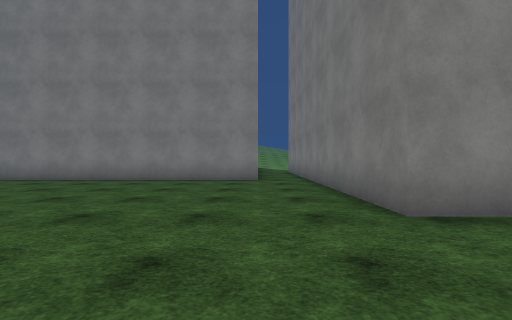
[1] (above)

16 first-person views from a walk through a scene from a Unity 3-D project. The camera is 1.2 m above the floor, looks level and sees 90° across. The floor is counted in squares, 2 m on a side. Each view is taken from the middle of a square. On the plan, view 1 faces up. The plan holds only what a view shows up to about 9 squares ahead; the rest is blank. The place goes on beyond the plan. Surface patterns are stand-ins for the level's own textures.

[2]
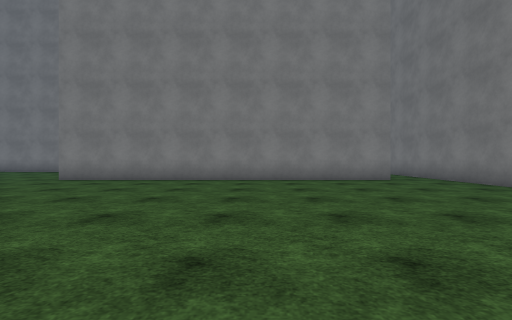

[3]
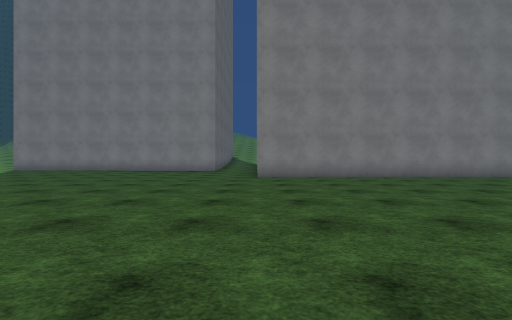

[4]
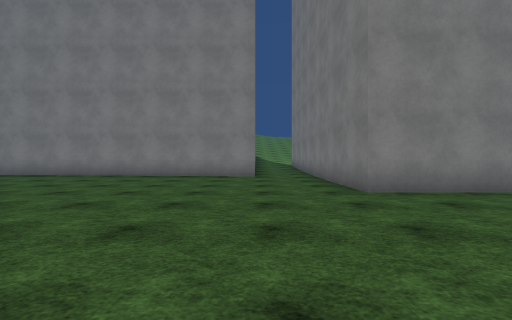

[5]
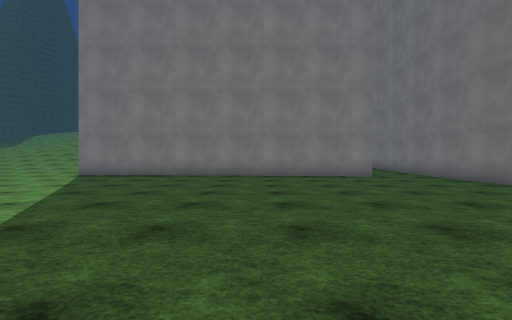

[6]
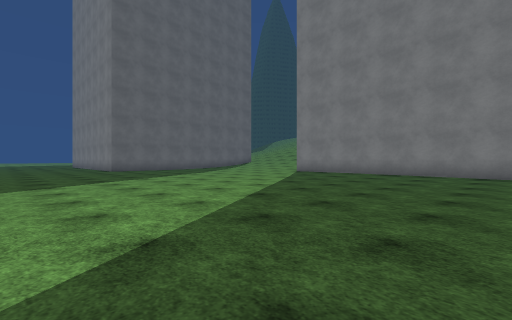

[7]
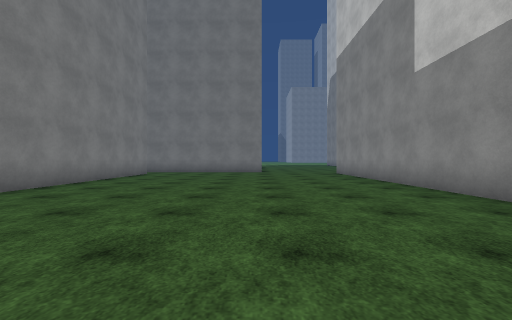

[8]
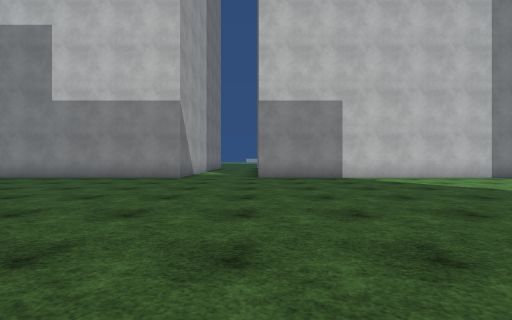

[9]
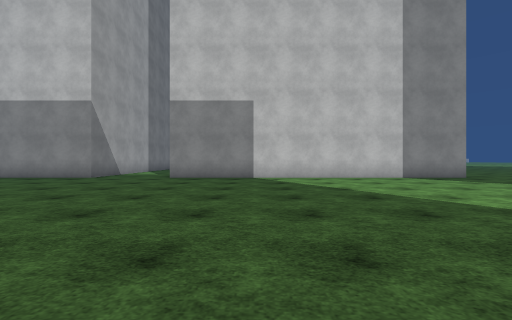

[10]
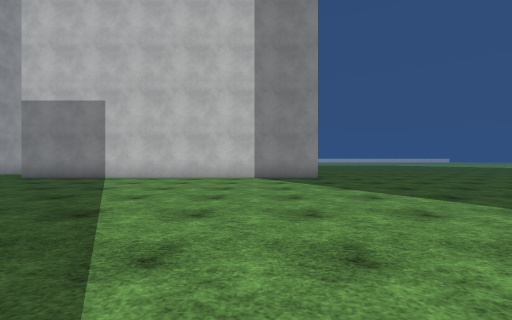

[11]
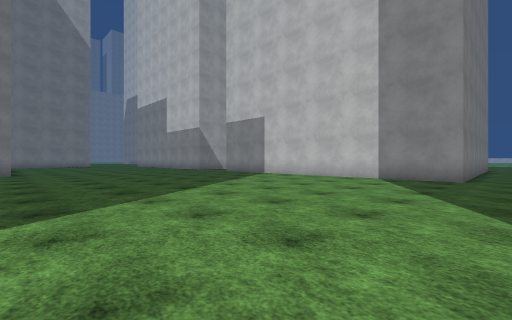

[12]
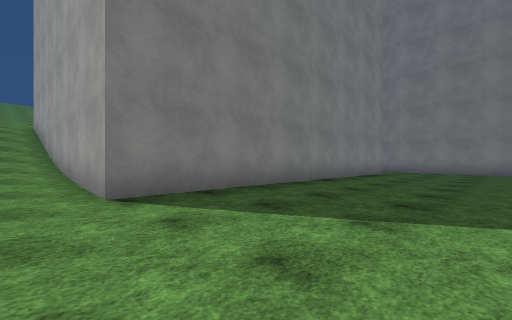

[13]
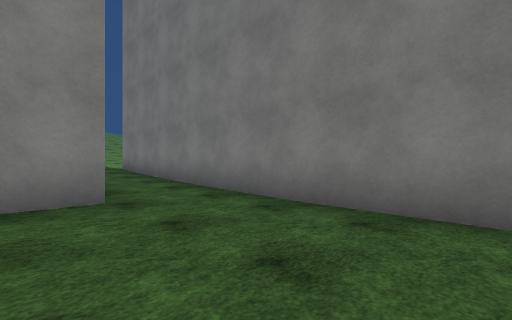

[14]
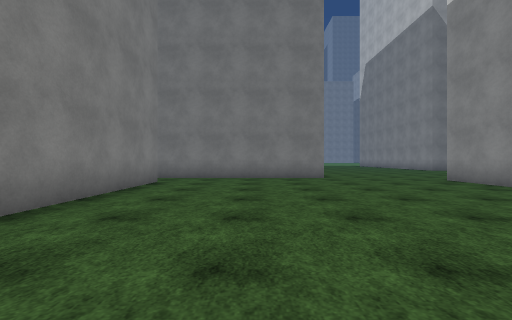

[15]
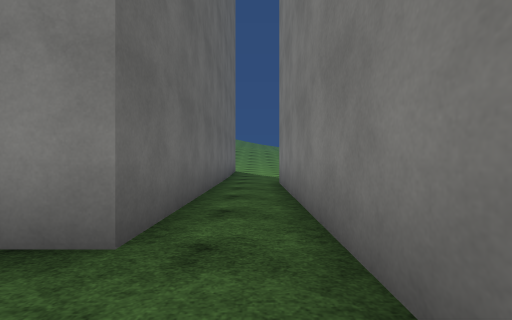

[16]
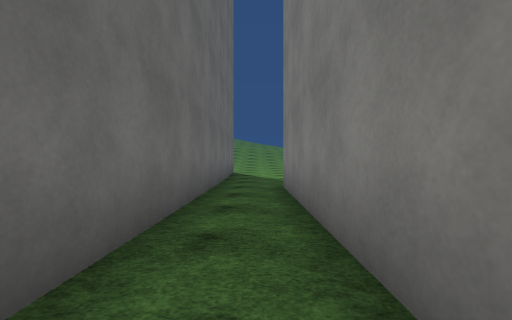

### Floor plan
Points are (right, up) in squares from view 1. A wall is a line through its corners. A room is listed if a view was taken in it or the views show most of it. See-through windows are left out.
Room 1 (views 1, 2, 4, 5, 6, 7, 8, 9, 10, 11, 12, 13, 14, 15, 16)
walls: (-9.5, -0.6) (0.6, -0.6); (-12, 11.7) (-22, 11.7) (-22, 14.5); (-22, -0.6) (-12, -0.6); (1.6, 2.7) (1.6, 12.6); (0.1, 12.4) (0.1, 7.7) (-9.9, 7.7) (-9.9, 14.5)
ways out: opening at (-23, -1) to room 2; opening at (-10.5, -1) to room 2; opening at (1, 1.5) to room 2; opening at (1, 13) to room 2
Room 2 (view 3)
walls: (2.8, 2.7) (1.6, 2.7); (0.1, 14.4) (0.1, 12.4); (-22, -3.8) (-22, -0.6)
ways out: opening at (-23, -1) to room 1; opening at (-10.5, -1) to room 1; opening at (1, 1.5) to room 1; opening at (1, 13) to room 1

Positions as (right, up) in squares from view 1, and headings:
1: (0, 0), facing up
2: (-4, 0), facing up
3: (-10, -1), facing up
4: (-12, 3), facing up
5: (-16, 3), facing up
6: (-15, 2), facing up-left
7: (-11, 3), facing right
8: (-12, 8), facing down
9: (-15, 8), facing down
10: (-20, 8), facing down
11: (-23, 8), facing down-right
12: (-23, 8), facing up-right
13: (-13, 8), facing up-right
14: (-7, 5), facing right
15: (1, 6), facing up
16: (1, 7), facing up
